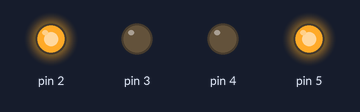
This sketch was run on a simulated Arduino Uno, built with avr-gcc and run on an emulated ATmega328P. On the bench: output pins drawn as LEDs (lit = HIGH).

Above: at 1.5 s.
At 4.5 s:
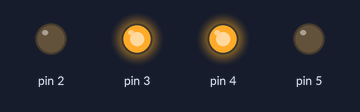
Timing chart, 0 to 7.8 s (numbered marks = the images above):
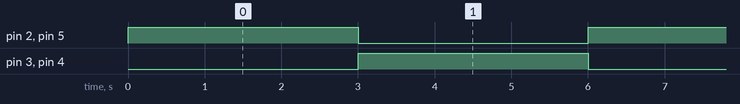

Measured:
- by itself, pin 2–5: alternates HIGH for 3.0 s and LOW for 3.0 s

The sketch:

LED_PROJECT2.ino
```cpp
void setup() {
  // put your setup code here, to run once:
    pinMode(2,OUTPUT);
      pinMode(3,OUTPUT);
      pinMode(4,OUTPUT);
  pinMode(5,OUTPUT);

}

void loop() {
  // put your main code here, to run repeatedly:

digitalWrite(3,LOW);
digitalWrite(4,LOW);
digitalWrite(2,HIGH);
digitalWrite(5,HIGH);
delay(3000);

digitalWrite(3,HIGH);
digitalWrite(4,HIGH);
digitalWrite(2,LOW);
digitalWrite(5,LOW);
delay(3000);


}
```
